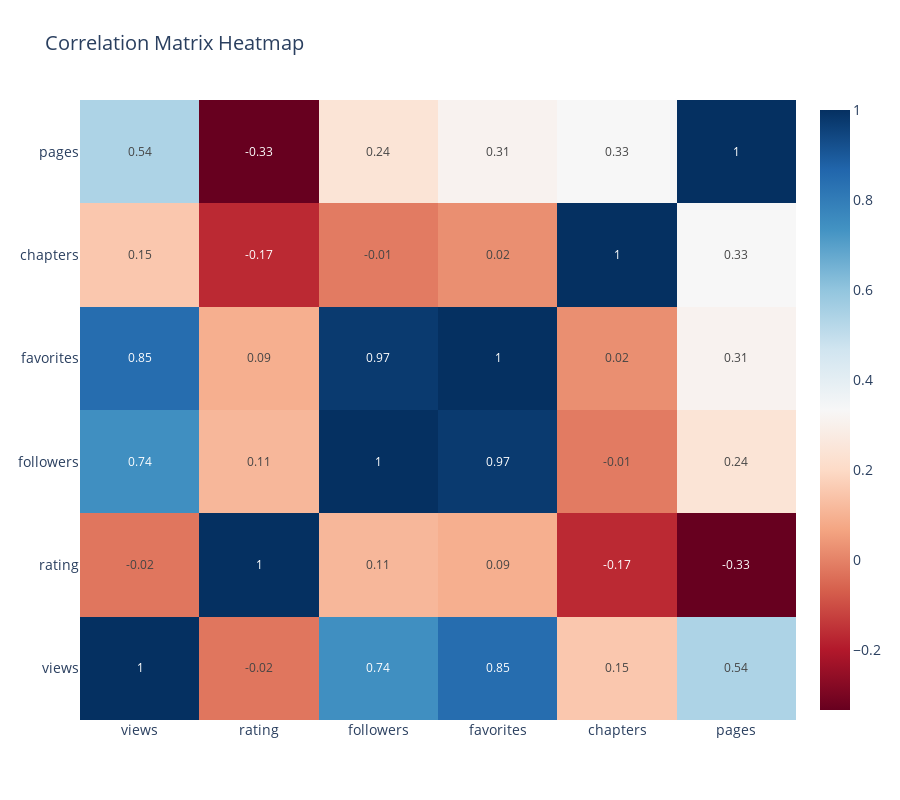

The cell this chart's notebook holds for it:
### Markdown cell above
## Correlation Analysis

Let's analyze the relationships between different numerical features in our dataset. We'll use both a correlation matrix heatmap and a pairplot to visualize these relationships.

### Code cell
# Calculate correlation matrix
correlation_matrix = df[key_metrics].corr()

# Create correlation heatmap using plotly
fig = go.Figure(data=go.Heatmap(
    z=correlation_matrix,
    x=correlation_matrix.columns,
    y=correlation_matrix.columns,
    text=np.round(correlation_matrix, 2),
    texttemplate='%{text}',
    textfont={"size": 12},
    hoverongaps=False,
    colorscale='RdBu'
))

fig.update_layout(
    title='Correlation Matrix Heatmap',
    height=800,
    width=900,
    font=dict(size=14)
)
fig.show()

# Print strongest correlations
print("\nStrongest Correlations:")
corr_pairs = []

# Extract values from correlation matrix
for i, metric1 in enumerate(key_metrics):
    for j, metric2 in enumerate(key_metrics):
        if i < j:  # Avoid duplicate pairs and diagonals
            corr_value = correlation_matrix.loc[metric1, metric2]
            # Make sure we're working with a float
            if isinstance(corr_value, (int, float)) and abs(float(corr_value)) > 0.5:
                corr_pairs.append((metric1, metric2, float(corr_value)))

# Sort by correlation strength and print
for metric1, metric2, corr in sorted(corr_pairs, key=lambda x: abs(x[2]), reverse=True):
    print(f"{metric1:>8} vs {metric2:<8}: {corr:>6.3f}")

### Figure 1 — Plotly figure (JSON) as saved in the notebook; plotly's stock layout.template omitted (floating-point values rounded to 4 significant figures)
{"data": [{"colorscale": [[0, "rgb(103,0,31)"], [0.1, "rgb(178,24,43)"], [0.2, "rgb(214,96,77)"], [0.3, "rgb(244,165,130)"], [0.4, "rgb(253,219,199)"], [0.5, "rgb(247,247,247)"], [0.6, "rgb(209,229,240)"], [0.7, "rgb(146,197,222)"], [0.8, "rgb(67,147,195)"], [0.9, "rgb(33,102,172)"], [1, "rgb(5,48,97)"]], "hoverongaps": false, "text": [[1.0, -0.02, 0.74, 0.85, 0.15, 0.54], [-0.02, 1.0, 0.11, 0.09, -0.17, -0.33], [0.74, 0.11, 1.0, 0.97, -0.01, 0.24], [0.85, 0.09, 0.97, 1.0, 0.02, 0.31], [0.15, -0.17, -0.01, 0.02, 1.0, 0.33], [0.54, -0.33, 0.24, 0.31, 0.33, 1.0]], "textfont": {"size": 12}, "texttemplate": "%{text}", "type": "heatmap", "x": ["views", "rating", "followers", "favorites", "chapters", "pages"], "y": ["views", "rating", "followers", "favorites", "chapters", "pages"], "z": [[1.0, -0.02253, 0.7444, 0.8466, 0.1519, 0.5432], [-0.02253, 1.0, 0.113, 0.09164, -0.1673, -0.3324], [0.7444, 0.113, 1.0, 0.9748, -0.01308, 0.2417], [0.8466, 0.09164, 0.9748, 1.0, 0.02394, 0.3116], [0.1519, -0.1673, -0.01308, 0.02394, 1.0, 0.333], [0.5432, -0.3324, 0.2417, 0.3116, 0.333, 1.0]]}], "layout": {"font": {"size": 14}, "height": 800, "title": {"text": "Correlation Matrix Heatmap"}, "width": 900}}
